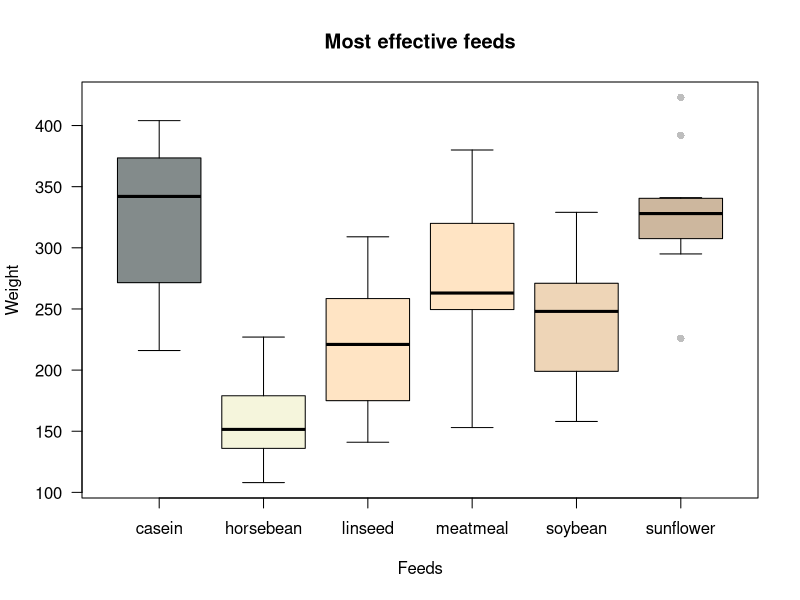

Here is the R script that generated this plot:
##BOX PLOTS for groups
#Charts for variables --> Quantitative Variable -> Grouped boxplots
# Load data
require(datasets)
data(chickwts)
head(chickwts)
levels(chickwts$feed)

boxplot(chickwts$weight ~ chickwts$feed,
        col=colors()[17:22],
        names=c("casein","horsebean","linseed","meatmeal","soybean","sunflower"),
        #staplelty = 0,  # Staple (line at end) type; 0 = none
        #boxwex = 0.6,   # Width of box as proportion of original
        whisklty = 1,    # Whisker line type; 1 = solid line
        outpch = 16,     # Outlier symbol; 16 = filled circle
        outcol = "gray", # Color for outliers
        las = 1,  # Make all labels horizontal
        main = "Most effective feeds",
        xlab = "Feeds",
        ylab = "Weight",
        )
detach("package:datasets", unload = TRUE)
rm(list=ls())
